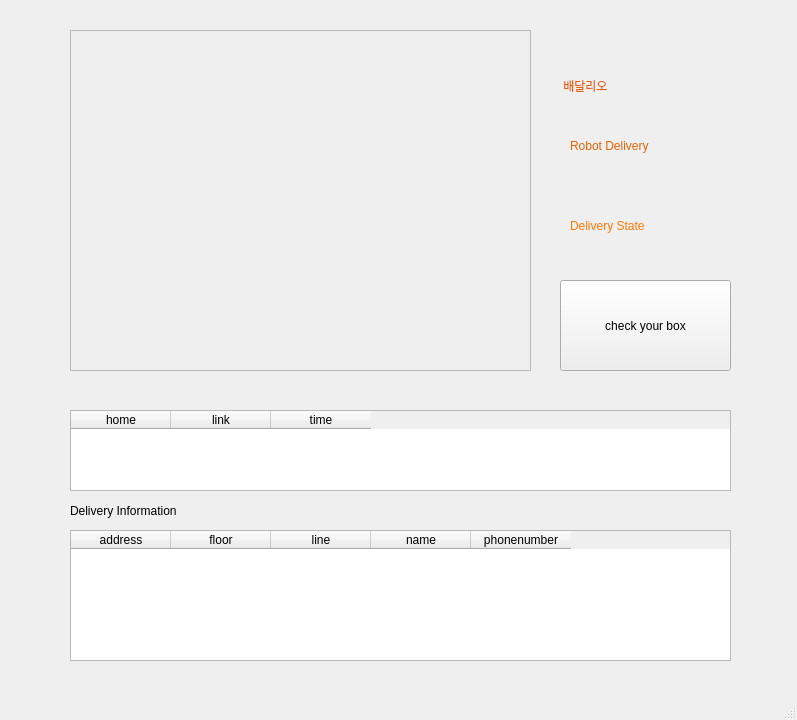
<?xml version="1.0" encoding="UTF-8"?>
<ui version="4.0">
 <class>MainWindow</class>
 <widget class="QMainWindow" name="MainWindow">
  <property name="geometry">
   <rect>
    <x>0</x>
    <y>0</y>
    <width>797</width>
    <height>720</height>
   </rect>
  </property>
  <property name="windowTitle">
   <string>MainWindow</string>
  </property>
  <widget class="QWidget" name="centralwidget">
   <widget class="QPushButton" name="btnCheck">
    <property name="geometry">
     <rect>
      <x>560</x>
      <y>280</y>
      <width>171</width>
      <height>91</height>
     </rect>
    </property>
    <property name="styleSheet">
     <string notr="true">font: 13pt &quot;DejaVu Sans&quot;;
font: 10pt &quot;Ubuntu&quot;;</string>
    </property>
    <property name="text">
     <string>check your box</string>
    </property>
   </widget>
   <widget class="QTableWidget" name="tablepicture">
    <property name="geometry">
     <rect>
      <x>70</x>
      <y>410</y>
      <width>661</width>
      <height>81</height>
     </rect>
    </property>
    <column>
     <property name="text">
      <string>home</string>
     </property>
    </column>
    <column>
     <property name="text">
      <string>link</string>
     </property>
    </column>
    <column>
     <property name="text">
      <string>time</string>
     </property>
    </column>
   </widget>
   <widget class="QLabel" name="labelservice">
    <property name="geometry">
     <rect>
      <x>560</x>
      <y>50</y>
      <width>161</width>
      <height>71</height>
     </rect>
    </property>
    <property name="styleSheet">
     <string notr="true">
font: 75 italic 30pt &quot;Ubuntu Condensed&quot;;

color: rgb(230, 97, 0);
</string>
    </property>
    <property name="text">
     <string> 배달리오</string>
    </property>
   </widget>
   <widget class="QLabel" name="labelstate">
    <property name="geometry">
     <rect>
      <x>570</x>
      <y>200</y>
      <width>161</width>
      <height>51</height>
     </rect>
    </property>
    <property name="styleSheet">
     <string notr="true">color: rgb(224, 27, 36);
color: rgb(255, 120, 0);
font: 12pt &quot;Ubuntu&quot;;
</string>
    </property>
    <property name="text">
     <string>Delivery State</string>
    </property>
   </widget>
   <widget class="QLabel" name="pixMap">
    <property name="geometry">
     <rect>
      <x>70</x>
      <y>30</y>
      <width>461</width>
      <height>341</height>
     </rect>
    </property>
    <property name="frameShape">
     <enum>QFrame::StyledPanel</enum>
    </property>
    <property name="text">
     <string/>
    </property>
   </widget>
   <widget class="QLabel" name="label">
    <property name="geometry">
     <rect>
      <x>70</x>
      <y>500</y>
      <width>151</width>
      <height>21</height>
     </rect>
    </property>
    <property name="text">
     <string>Delivery Information</string>
    </property>
   </widget>
   <widget class="QTableWidget" name="tableWidget">
    <property name="geometry">
     <rect>
      <x>70</x>
      <y>530</y>
      <width>661</width>
      <height>131</height>
     </rect>
    </property>
    <property name="styleSheet">
     <string notr="true">font: 8pt &quot;Ubuntu&quot;;</string>
    </property>
    <column>
     <property name="text">
      <string>address</string>
     </property>
    </column>
    <column>
     <property name="text">
      <string>floor</string>
     </property>
    </column>
    <column>
     <property name="text">
      <string>line</string>
     </property>
    </column>
    <column>
     <property name="text">
      <string>name</string>
     </property>
    </column>
    <column>
     <property name="text">
      <string>phonenumber</string>
     </property>
    </column>
   </widget>
   <widget class="QLabel" name="label_2">
    <property name="geometry">
     <rect>
      <x>570</x>
      <y>110</y>
      <width>151</width>
      <height>71</height>
     </rect>
    </property>
    <property name="styleSheet">
     <string notr="true">color: rgb(230, 97, 0);
font: italic 20pt &quot;Ubuntu Condensed&quot;;</string>
    </property>
    <property name="text">
     <string>Robot Delivery</string>
    </property>
   </widget>
  </widget>
  <widget class="QMenuBar" name="menubar">
   <property name="geometry">
    <rect>
     <x>0</x>
     <y>0</y>
     <width>797</width>
     <height>22</height>
    </rect>
   </property>
  </widget>
  <widget class="QStatusBar" name="statusbar"/>
 </widget>
 <resources/>
 <connections/>
</ui>
